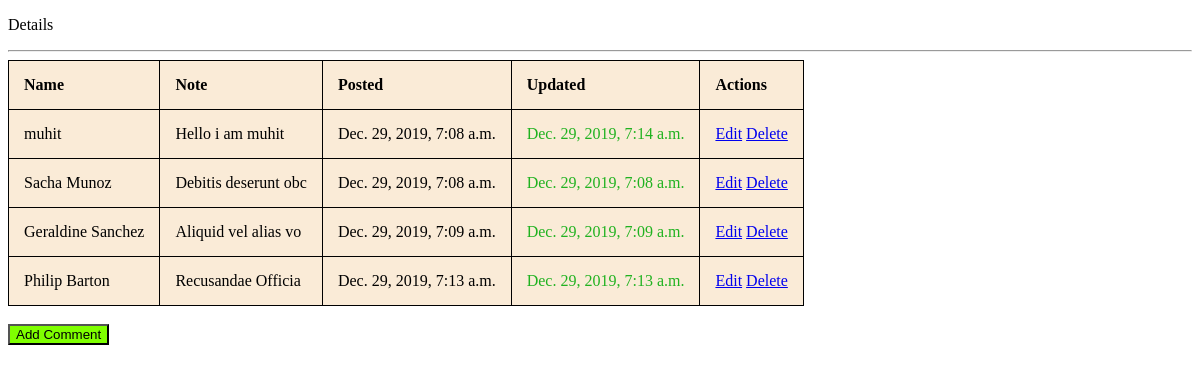
Before: / with the older database file.
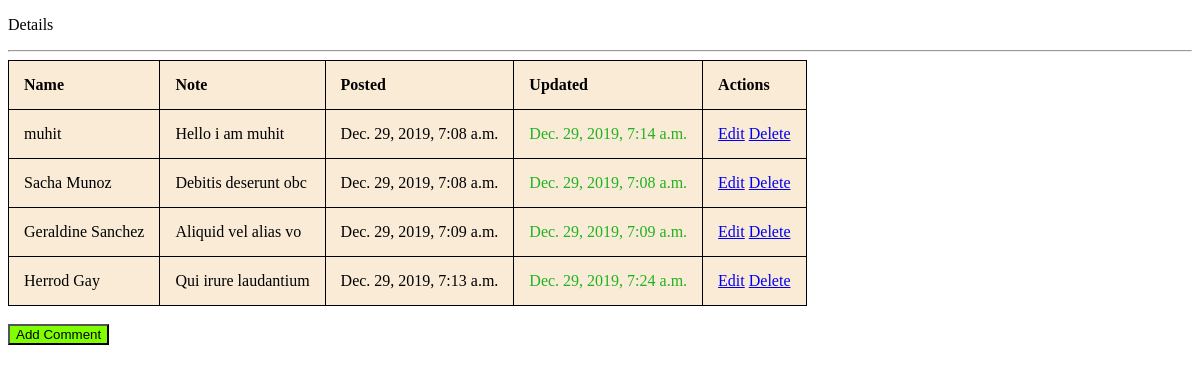
After: the same page with the newer database file.
### todoapp/models.py (models this page shows, shortened)
class ToDo(models.Model):
    name = models.CharField(max_length=50)
    write = models.TextField()
    posted_on = models.DateTimeField(auto_now=False, auto_now_add=True)
    updated_on = models.DateTimeField(auto_now=True, auto_now_add=False)

### todoapp/views.py (the view)
# urls.py: 2. Add a URL to urlpatterns:  path('', views.home, name='home')
def home(request):
    text = ToDo.objects.all()
    return render(request, 'home.html', {'text': text})

### templates/home.html (shortened to what this page needs)
<!DOCTYPE html>
<html>
<head>
<!DOCTYPE html>
<html lang="en">
<head>
</head>
<body>
<p>Details</p><hr>
<table id="table#t01">
    <thead>
    <tr>
        <th>Name </th>
        <th>Note</th>
        <th>Posted</th>
        <th>Updated</th>
        <th>Actions</th>
    </tr>
    </thead>
{% for data in text %}
<tr>
    <td>{{ data.name }}</td>
    <td>{{ data.write }}</td>
    <td>{{ data.posted_on }}</td>
    <td style="color:rgb(32, 178, 32)">{{ data.updated_on }}</tdstyle="background-color">
    <td ><a class="button2" href="/edit/{{ data.id }}">Edit</a>
        <a href="/delete/{{ data.id }}">Delete</a>
    </td>
</tr>
{% endfor %}
</table></br>
<a href="/add_comment/"><button type="submit" class="button2">Add Comment</button></a>
</body>
</html>

### templates/home.html (style rules this page uses)
table, th, td { border: 1px solid black; border-collapse: collapse; background-color: antiquewhite; }
th, td { padding: 15px; text-align: left; }
button { background-color: chartreuse; }

Changed rows visible on the page:
changed ToDo: name "Philip Barton" → "Herrod Gay"; write "Recusandae Officia" → "Qui irure laudantium"; updated_on "Dec. 29, 2019, 7:13 a.m." → "Dec. 29, 2019, 7:24 a.m."
